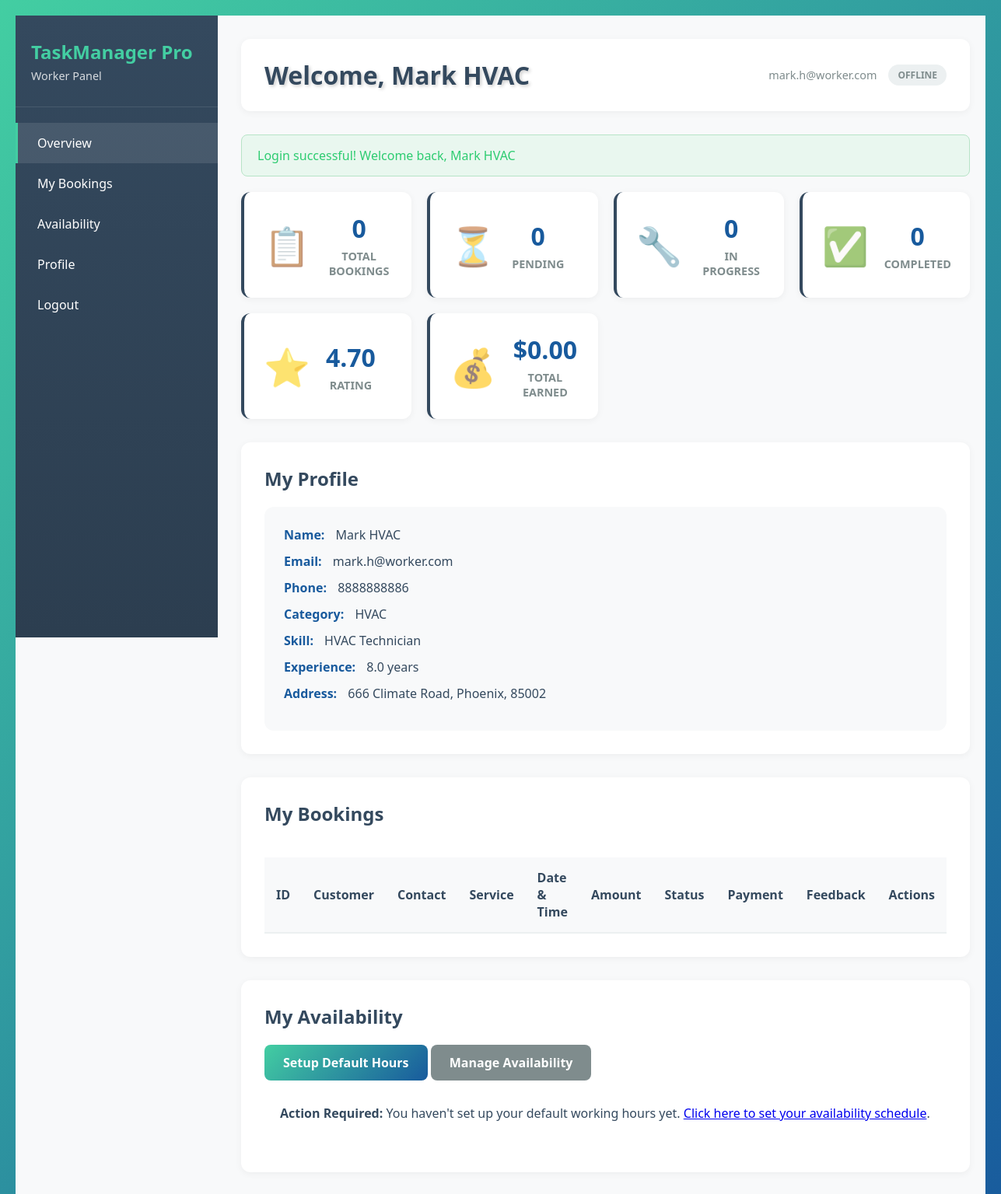
The page /dashboard.php (signed in) on the database its author committed.
### tables this page shows
CREATE TABLE worker (
    worker_id INT AUTO_INCREMENT PRIMARY KEY,
    worker_name VARCHAR(100) NOT NULL,
    email VARCHAR(100) NOT NULL UNIQUE,
    phone_no VARCHAR(20) NOT NULL,
    password VARCHAR(255) NOT NULL,
    skill_type VARCHAR(100),
    experience_years DECIMAL(4,1) DEFAULT 0,
    availability_status ENUM('available', 'busy', 'offline') DEFAULT 'available',
    rating DECIMAL(3,2) DEFAULT 0.00,
    street VARCHAR(255),
    city VARCHAR(100),
    pincode VARCHAR(10),
    category_id INT,
    assigned_by INT,
    created_at TIMESTAMP DEFAULT CURRENT_TIMESTAMP,
    updated_at TIMESTAMP DEFAULT CURRENT_TIMESTAMP ON UPDATE CURRENT_TIMESTAMP,
    FOREIGN KEY (category_id) REFERENCES service_category(category_id) ON DELETE SET NULL,
    FOREIGN KEY (assigned_by) REFERENCES admin(admin_id) ON DELETE SET NULL,
    INDEX idx_worker_email (email),
    INDEX idx_worker_category (category_id),
    INDEX idx_worker_status (availability_status),
    INDEX idx_worker_rating (rating),
    CHECK (rating >= 0 AND rating <= 5),
    CHECK (experience_years >= 0)
);

CREATE TABLE service_category (
    category_id INT AUTO_INCREMENT PRIMARY KEY,
    category_name VARCHAR(100) NOT NULL UNIQUE,
    description TEXT,
    managed_by INT,
    created_at TIMESTAMP DEFAULT CURRENT_TIMESTAMP,
    updated_at TIMESTAMP DEFAULT CURRENT_TIMESTAMP ON UPDATE CURRENT_TIMESTAMP,
    FOREIGN KEY (managed_by) REFERENCES admin(admin_id) ON DELETE SET NULL,
    INDEX idx_category_name (category_name)
);

### config.php (called while the page is built, shortened)
<?php
function getUserId() {
    return $_SESSION['user_id'] ?? null;
}
function getUserName() {
    return $_SESSION['user_name'] ?? 'Guest';
}
function formatCurrency($amount) {
    return '$' . number_format($amount, 2);
}
function getSuccess() {
    if (isset($_SESSION['success'])) {
        $msg = $_SESSION['success'];
        return $msg;
    }
    return null;
}
?>

### worker_dashboard.php (the view, shortened to what this page needs)
<?php
$conn = getDBConnection();
$worker_id = getUserId();
$worker_info = $conn->query("
    SELECT w.*, sc.category_name
    FROM worker w
    LEFT JOIN service_category sc ON w.category_id = sc.category_id
    WHERE w.worker_id = $worker_id
")->fetch_assoc();
$bookings = $conn->query("
    SELECT b.*, c.name AS customer_name, c.phone AS customer_phone, c.email AS customer_email,
           CONCAT(c.street, ', ', c.city, ', ', c.pincode) AS customer_address,
           p.status AS payment_status,
           f.rating AS feedback_rating, f.comments AS feedback_comments
    FROM booking b
    JOIN customer c ON b.customer_id = c.customer_id
    LEFT JOIN payment p ON b.booking_id = p.booking_id
    LEFT JOIN feedback f ON b.booking_id = f.booking_id
    WHERE b.worker_id = $worker_id
    ORDER BY b.service_date DESC, b.service_time DESC
")->fetch_all(MYSQLI_ASSOC);
$stats = [];
$stats['total_bookings'] = count($bookings);
$stats['pending'] = count(array_filter($bookings, fn($b) => $b['status'] === 'pending'));
$stats['in_progress'] = count(array_filter($bookings, fn($b) => $b['status'] === 'in_progress'));
$stats['completed'] = count(array_filter($bookings, fn($b) => $b['status'] === 'completed'));
$stats['total_earned'] = array_sum(array_map(fn($b) => $b['status'] === 'completed' ? $b['total_amount'] : 0, $bookings));
$default_count = $conn->query("SELECT COUNT(*) as count FROM worker_default_availability WHERE worker_id = $worker_id")->fetch_assoc()['count'];
?>
<!DOCTYPE html>
<html lang="en">
<head>
    <link rel="stylesheet" href="style.css">
</head>
<body>
    <div class="dashboard-container">
        <aside class="sidebar">
            <div class="sidebar-header">
                <h2><?php echo SITE_NAME; ?></h2>
                <p class="user-role">Worker Panel</p>
            </div>
            <nav class="sidebar-nav">
                <a href="#overview" class="nav-item active">Overview</a>
                <a href="#bookings" class="nav-item">My Bookings</a>
                <a href="#availability" class="nav-item">Availability</a>
                <a href="#profile" class="nav-item">Profile</a>
                <a href="logout.php" class="nav-item">Logout</a>
            </nav>
        </aside>
        <main class="dashboard-main">
            <header class="dashboard-header">
                <h1>Welcome, <?php echo getUserName(); ?></h1>
                <div class="header-actions">
                    <span class="user-email"><?php echo $_SESSION['user_email']; ?></span>
                    <span class="badge badge-<?php echo $worker_info['availability_status']; ?>">
                        <?php echo ucfirst($worker_info['availability_status']); ?>
                    </span>
                </div>
            </header>
            <?php if ($msg = getSuccess()): ?>
                <div class="alert alert-success"><?php echo $msg; ?></div>
            <?php endif; ?>
            <div class="stats-grid">
                <div class="stat-card">
                    <div class="stat-icon">📋</div>
                    <div class="stat-info">
                        <h3><?php echo $stats['total_bookings']; ?></h3>
                        <p>Total Bookings</p>
                    </div>
                </div>
                <div class="stat-card">
                    <div class="stat-icon">⏳</div>
                    <div class="stat-info">
                        <h3><?php echo $stats['pending']; ?></h3>
                        <p>Pending</p>
                    </div>
                </div>
                <div class="stat-card">
                    <div class="stat-icon">🔧</div>
                    <div class="stat-info">
                        <h3><?php echo $stats['in_progress']; ?></h3>
                        <p>In Progress</p>
                    </div>
                </div>
                <div class="stat-card">
                    <div class="stat-icon">✅</div>
                    <div class="stat-info">
                        <h3><?php echo $stats['completed']; ?></h3>
                        <p>Completed</p>
                    </div>
                </div>
                <div class="stat-card">
                    <div class="stat-icon">⭐</div>
                    <div class="stat-info">
                        <h3><?php echo number_format($worker_info['rating'], 2); ?></h3>
                        <p>Rating</p>
                    </div>
                </div>
                <div class="stat-card">
                    <div class="stat-icon">💰</div>
                    <div class="stat-info">
                        <h3><?php echo formatCurrency($stats['total_earned']); ?></h3>
                        <p>Total Earned</p>
                    </div>
                </div>
            </div>
            <section class="dashboard-section" id="profile">
                <h2>My Profile</h2>
                <div class="profile-card">
                    <div class="profile-info">
                        <p><strong>Name:</strong> <?php echo htmlspecialchars($worker_info['worker_name']); ?></p>
                        <p><strong>Email:</strong> <?php echo htmlspecialchars($worker_info['email']); ?></p>
                        <p><strong>Phone:</strong> <?php echo htmlspecialchars($worker_info['phone_no']); ?></p>
                        <p><strong>Category:</strong> <?php echo htmlspecialchars($worker_info['category_name'] ?? 'N/A'); ?></p>
                        <p><strong>Skill:</strong> <?php echo htmlspecialchars($worker_info['skill_type']); ?></p>
                        <p><strong>Experience:</strong> <?php echo $worker_info['experience_years']; ?> years</p>
                        <p><strong>Address:</strong> <?php echo htmlspecialchars($worker_info['street'] . ', ' . $worker_info['city'] . ', ' . $worker_info['pincode']); ?></p>
                    </div>
                </div>
            </section>
            <section class="dashboard-section" id="bookings">
                <h2>My Bookings</h2>
                <div class="table-container">
                    <table class="data-table">
                        <thead>
                            <tr>
                                <th>ID</th>
                                <th>Customer</th>
                                <th>Contact</th>
                                <th>Service</th>
                                <th>Date & Time</th>
                                <th>Amount</th>
                                <th>Status</th>
                                <th>Payment</th>
                                <th>Feedback</th>
                                <th>Actions</th>
                            </tr>
                        </thead>
                    </table>
                </div>
            </section>
            <section class="dashboard-section" id="availability">
                <h2>My Availability</h2>
                <div style="margin-bottom: 1rem;">
                    <a href="setup_availability.php" class="btn btn-primary">Setup Default Hours</a>
                    <a href="manage_availability.php" class="btn btn-secondary">Manage Availability</a>
                </div>
                <?php if ($default_count == 0): ?>
                    <div class="alert alert-warning">
                        <strong>Action Required:</strong> You haven't set up your default working hours yet.
                        <a href="setup_availability.php">Click here to set your availability schedule</a>.
                    </div>
                <?php endif; ?>
            </section>
        </main>
    </div>
</body>
</html>

### style.css (style rules this page uses)
* { margin: 0; padding: 0; box-sizing: border-box; }
body { font-family: 'Segoe UI', Tahoma, Geneva, Verdana, sans-serif; background: linear-gradient(135deg, #43cea2 0%, #185a9d 100%); min-height: 100vh; padding: 20px; color: #34495e; }
header { text-align: center; margin-bottom: 40px; color: white; }
header h1 { font-size: 3rem; margin-bottom: 10px; text-shadow: 2px 2px 4px rgba(0, 0, 0, 0.2); }
.btn { padding: 12px 24px; border: none; border-radius: 8px; font-size: 1rem; cursor: pointer; text-decoration: none; display: inline-block; transition: all 0.3s ease; font-weight: 600; }
.btn-primary { background: linear-gradient(135deg, #43cea2 0%, #185a9d 100%); color: white; }
.btn-secondary { background: #7f8c8d; color: white; }
.alert { padding: 15px 20px; border-radius: 8px; margin-bottom: 20px; font-weight: 500; }
.alert-success { background: #e9f7ef; color: #2ecc71; border: 1px solid #b7e4c7; }
.stat-card { background: white; border-radius: 12px; padding: 25px; box-shadow: 0 2px 10px rgba(0, 0, 0, 0.05); text-align: center; transition: all 0.3s ease; border-left: 4px solid; }
.stat-card h3 { font-size: 2.5rem; margin-bottom: 10px; font-weight: 700; }
.stat-card p { color: #7f8c8d; font-size: 1rem; font-weight: 600; text-transform: uppercase; }
.dashboard-container { display: flex; min-height: 100vh; background: #f8f9fa; }
.sidebar { width: 260px; background: linear-gradient(180deg, #34495e 0%, #2c3e50 100%); color: white; padding: 0; position: fixed; height: 100vh; overflow-y: auto; }
.sidebar-header { padding: 30px 20px; border-bottom: 1px solid rgba(255, 255, 255, 0.1); }
.sidebar-header h2 { margin: 0; font-size: 1.5rem; margin-bottom: 5px; color: #43cea2; }
.user-role { opacity: 0.8; font-size: 0.9rem; }
.sidebar-nav { padding: 20px 0; }
.nav-item { display: block; padding: 15px 25px; color: white; text-decoration: none; transition: all 0.3s ease; border-left: 3px solid transparent; }
.nav-item:hover, .nav-item.active { background: rgba(255, 255, 255, 0.1); border-left-color: #43cea2; }
.dashboard-main { flex: 1; margin-left: 260px; padding: 30px; }
.dashboard-header { background: white; padding: 25px 30px; border-radius: 12px; margin-bottom: 30px; box-shadow: 0 2px 10px rgba(0, 0, 0, 0.05); display: flex; justify-content: space-between; align-items: center; flex-wrap: wrap; gap: 15px; }
.dashboard-header h1 { margin: 0; color: #34495e; font-size: 2rem; }
.header-actions { display: flex; align-items: center; gap: 15px; }
.user-email { color: #7f8c8d; font-size: 0.9rem; }
.stats-grid { display: grid; grid-template-columns: repeat(auto-fit, minmax(200px, 1fr)); gap: 20px; margin-bottom: 30px; }
.stat-card { background: white; border-radius: 12px; padding: 25px; box-shadow: 0 2px 10px rgba(0, 0, 0, 0.05); display: flex; align-items: center; gap: 20px; transition: all 0.3s ease; }
.stat-icon { font-size: 3rem; opacity: 0.7; }
.stat-info h3 { margin: 0 0 5px 0; font-size: 2rem; color: #185a9d; }
.stat-info p { margin: 0; color: #7f8c8d; font-size: 0.9rem; text-transform: uppercase; font-weight: 600; }
.dashboard-section { background: white; border-radius: 12px; padding: 30px; margin-bottom: 30px; box-shadow: 0 2px 10px rgba(0, 0, 0, 0.05); }
.dashboard-section h2 { margin: 0 0 20px 0; color: #34495e; font-size: 1.5rem; }
.table-container { overflow-x: auto; }
.data-table { width: 100%; border-collapse: collapse; margin-top: 20px; }
.data-table thead { background: #f8f9fa; }
.data-table th { padding: 15px; text-align: left; font-weight: 600; color: #34495e; border-bottom: 2px solid #ecf0f1; }
.badge { padding: 5px 12px; border-radius: 20px; font-size: 0.75rem; font-weight: 600; text-transform: uppercase; display: inline-block; }
.badge-offline { background: #ecf0f1; color: #7f8c8d; }
.profile-card { background: #f8f9fa; border-radius: 12px; padding: 25px; }
.profile-info p { margin-bottom: 12px; color: #34495e; }
.profile-info strong { color: #185a9d; margin-right: 10px; }

### rows shown on the page
worker: availability_status "OFFLINE", rating "4.70", worker_name "Mark HVAC", email "mark.h@worker.com", phone_no "8888888886", category.category_name "HVAC", skill_type "HVAC Technician", experience_years "8.0", street+city+pincode "666 Climate Road, Phoenix, 85002"

### other values the page prints
SITE_NAME "TaskManager Pro"
getUserName() "Mark HVAC"
$_SESSION['user_email'] "mark.h@worker.com"
$msg "Login successful! Welcome back, Mark HVAC"
$stats['total_bookings'] "0"
$stats['pending'] "0"
$stats['in_progress'] "0"
$stats['completed'] "0"
formatCurrency($stats['total_earned']) "$0.00"
